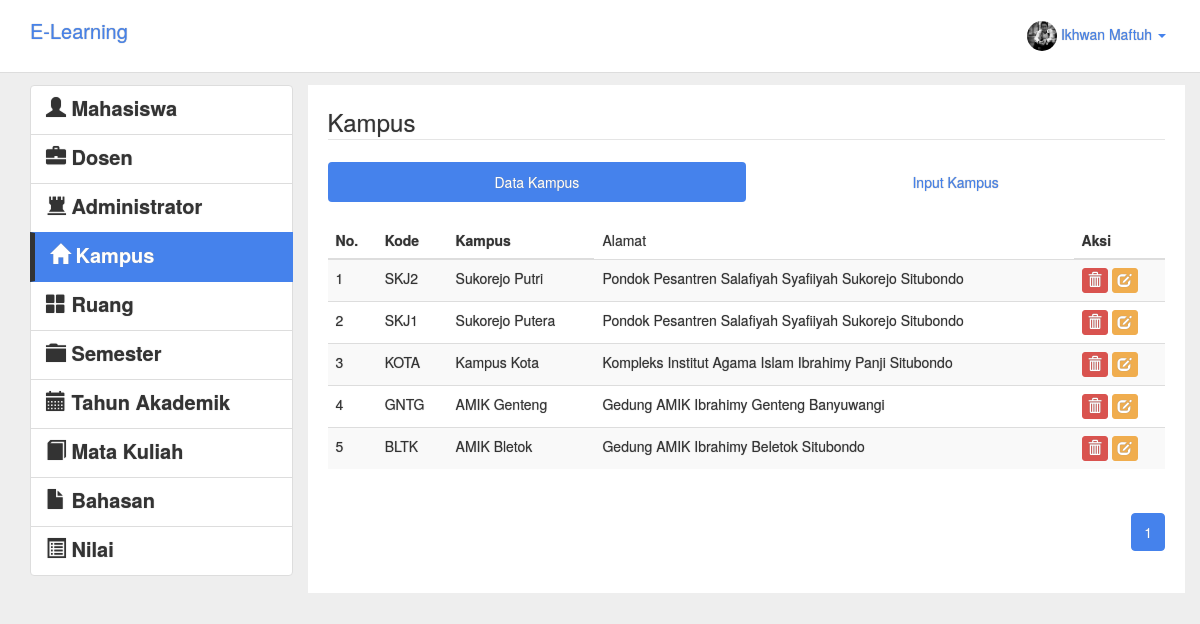
Screenshot of /admin/kampus/index.php (signed in) with the database file from the repository.
### tables this page shows
CREATE TABLE IF NOT EXISTS `kampus` (
  `KAMPUS_KODE` varchar(4) NOT NULL,
  `KAMPUS_STRING` varchar(50) DEFAULT NULL,
  `KAMPUS_ALAMAT` text
);

### admin/kampus/index.php (the view, shortened to what this page needs)
<?php
if ($_SESSION["level"]== "Admin") {
?>
<!DOCTYPE HTML>
<html>
	<head>
		<link rel="stylesheet" type="text/css" href="../../css/lumen.css">
	</head>
	<body style="padding-top:85px;text-shadow: 0px 0px 1px #909090 !important;background:#eee;">
		<div class="container">
			<div class="row clearfix">
				<header class="navbar navbar-inverse navbar-fixed-top bs-docs-nav" role="banner" style="">
				  <div class="container">
				    <div class="navbar-header" style="">
				      	<a href="../" class="navbar-brand">E-Learning</a>
				    </div>
				    <nav class="collapse navbar-collapse bs-navbar-collapse" role="navigation" >
				      <ul class="nav navbar-nav navbar-right">
					    <li class="dropdown">
					      <a href="#" class="dropdown-toggle" data-toggle="dropdown"><span><img src="<?php echo $_SESSION['gambar']; ?>" class="img-circle" width="30" height="30"></span> <?php echo $_SESSION["nama"]; ?> <b class="caret"></b></a>
					    </li>
				      </ul>
				    </nav>
				  </div>
				</header>
			</div>
		</div>
		<div class="container" style="">
			<div class="row">
				<div class="col-md-3 col-xs-12">
					<div class="list-group">
					  <a href="../mahasiswa" class="list-group-item">
					    <h4 class="list-group-item-heading"><span class="glyphicon glyphicon-user"></span> Mahasiswa</h4>					  </a>
					  <a href="../dosen" class="list-group-item">
					    <h4 class="list-group-item-heading"><span class="glyphicon glyphicon-briefcase"></span> Dosen</h4>
					  </a>
					  <a href="../administrator" class="list-group-item">
					    <h4 class="list-group-item-heading"><span class="glyphicon glyphicon-tower"></span> Administrator</h4>
					  </a>
					  <a href="#" class="list-group-item active" style="border-left:5px #333 solid;">
					    <h4 class="list-group-item-heading"><span class="glyphicon glyphicon-home"></span> Kampus</h4>
					  </a>
					  <a href="../ruang" class="list-group-item">
					    <h4 class="list-group-item-heading"><span class="glyphicon glyphicon-th-large"></span> Ruang</h4>
					  </a>
					  <a href="../semester" class="list-group-item">
					    <h4 class="list-group-item-heading"><span class="glyphicon glyphicon-folder-close"></span> Semester</h4>
					  </a>
					  <a href="../tahunakademik" class="list-group-item">
					    <h4 class="list-group-item-heading"><span class="glyphicon glyphicon-calendar"></span> Tahun Akademik</h4>
					  </a>
					  <a href="../matakuliah" class="list-group-item">
					    <h4 class="list-group-item-heading"><span class="glyphicon glyphicon-book"></span> Mata Kuliah</h4>
					  </a>
					  <a href="../bahasan" class="list-group-item">
					    <h4 class="list-group-item-heading"><span class="glyphicon glyphicon-file"></span> Bahasan</h4>
					  </a>
					  <a href="../nilai" class="list-group-item">
					    <h4 class="list-group-item-heading"><span class="glyphicon glyphicon-list-alt"></span> Nilai</h4>
					  </a>
					</div>
				</div>
				<div class="col-md-9 col-xs-12" style="background:#fff;padding:20px;">
					<legend>Kampus</legend>
					<ul class="nav nav-pills nav-justified">
						<li class="active"><a href="#tabelkampus" data-toggle="tab">Data Kampus</a></li>
						<li><a href="#inputkampus" data-toggle="tab">Input Kampus</a></li>
					</ul>
					<div class="tab-content">
						<div class="tab-pane active" id="tabelkampus"><br>
							<table class="table table-hover table-striped table-responsive">
								<thead>
									<tr>
										<th>No.</th>
										<th>Kode</th>
										<th>Kampus</th>
										<td>Alamat</td>
										<th>Aksi</th>
									</tr>
								</thead>
								<tbody>
									<?php
										$bph  = 10;
										if (isset($_GET['hal'])) {
											$halno = $_GET['hal'];
										}
										else  {$halno = 1;}
										$offset = ($halno-1)*$bph;
										$qmhs = "SELECT * FROM kampus ORDER BY kampus_kode DESC LIMIT $offset,$bph";
										$hmhs = mysql_query($qmhs) or die(mysql_error());
										$jmhs = mysql_num_rows($hmhs);
										if ($jmhs>0) {
											$no=1;
											while ($smhs = mysql_fetch_array($hmhs)) {
									?>
											<tr>
												<td><?php echo $no;?></td>
												<td><?php echo $smhs['KAMPUS_KODE'];?></td>
												<td><?php echo $smhs['KAMPUS_STRING'];?></td>
												<td><?php echo $smhs['KAMPUS_ALAMAT'];?></td>
												<td><a class="btn btn-danger btn-xs" href="delkampus.php?kd=<?php echo $smhs['KAMPUS_KODE'];?>"><span class="glyphicon glyphicon-trash"></span></a> <a class="btn btn-warning btn-xs" href="editkampus.php?kd=<?php echo $smhs['KAMPUS_KODE'];?>"><span class="glyphicon glyphicon-edit"></span></a></td>
											</tr>
									<?php
											$no++;
											}
										}
										else{ echo mysql_error();}
									?>
								</tbody>
							</table>
							<?php
								$qdt 	= "SELECT COUNT(*) AS hdt FROM kampus";
								$eqdt 	= mysql_query($qdt);
								$aqdt 	= mysql_fetch_array($eqdt);
								$hsdt 	= $aqdt['hdt'];
								$jhal 	= ceil($hsdt/$bph);
							?>
							<ul class="pagination pull-right">
							<?php
								for ($hal=1; $hal <= $jhal ; $hal++) {
									if ((($hal >= $halno - 3) && ($hal <= $halno + 3)) || ($hal == 1) || ($hal == $jhal)) {
              							if ($hal == $halno) echo "<li class='active'><a href='#'>".$hal."</a></li>";
              							else echo "<li><a href='".$_SERVER['PHP_SELF']."?hal=".$hal."'>".$hal."</a></li>";
									}
								}
							?>
							</ul>
						</div>
					</div>
				</div>
			</div>
		</div>
	</body>
</html>
<?php
	}
else{
	header("location:../../login");
	exit();
}
?>

### rows the page displays
kampus: KAMPUS_KODE "SKJ2", KAMPUS_STRING "Sukorejo Putri", KAMPUS_ALAMAT "Pondok Pesantren Salafiyah Syafiiyah Sukorejo Situbondo"
kampus: KAMPUS_KODE "SKJ1", KAMPUS_STRING "Sukorejo Putera", KAMPUS_ALAMAT "Pondok Pesantren Salafiyah Syafiiyah Sukorejo Situbondo"
kampus: KAMPUS_KODE "KOTA", KAMPUS_STRING "Kampus Kota", KAMPUS_ALAMAT "Kompleks Institut Agama Islam Ibrahimy Panji Situbondo"
kampus: KAMPUS_KODE "GNTG", KAMPUS_STRING "AMIK Genteng", KAMPUS_ALAMAT "Gedung AMIK Ibrahimy Genteng Banyuwangi"
kampus: KAMPUS_KODE "BLTK", KAMPUS_STRING "AMIK Bletok", KAMPUS_ALAMAT "Gedung AMIK Ibrahimy Beletok Situbondo"

### other values shown
$_SESSION["nama"] "Ikhwan Maftuh"
